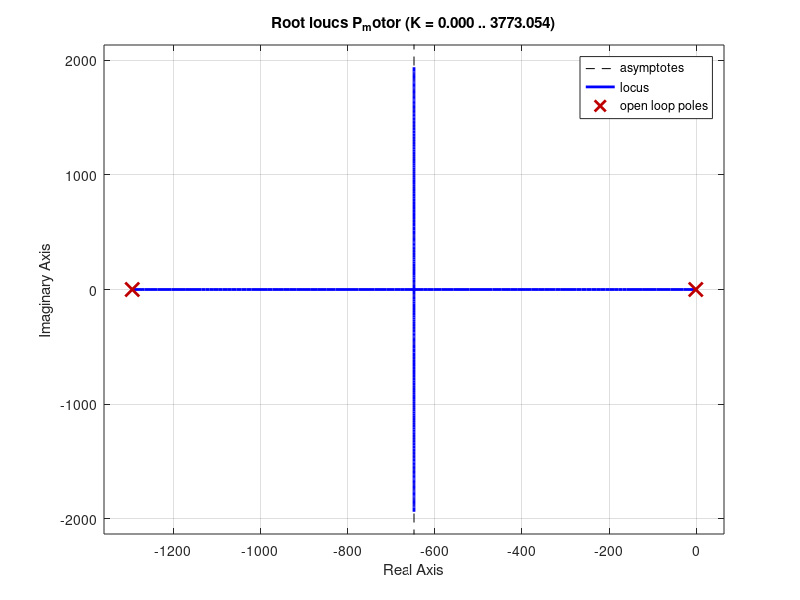

Write MATLAB code to recreate this figure.
clear
clc
J=3.78E-3;
R=13.6;
K=0.044;
L=10.51E-3;
b=4E-3;

s = tf('s');
P_motor = K/((J*s+b)*(L*s+R)+K^2)

P_motor / 3.973e-05

wn = sqrt(2.238e-6)

K = 0.044 / wn^2

zeta = 0.05145 / (2 * wn)

grid on 
rlocus(P_motor)
